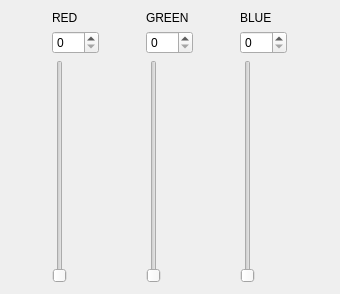
<?xml version="1.0" encoding="UTF-8"?>
<ui version="4.0">
 <class>Form</class>
 <widget class="QWidget" name="Form">
  <property name="geometry">
   <rect>
    <x>0</x>
    <y>0</y>
    <width>340</width>
    <height>294</height>
   </rect>
  </property>
  <property name="windowTitle">
   <string>Form</string>
  </property>
  <layout class="QGridLayout" name="gridLayout_4">
   <item row="0" column="0">
    <layout class="QGridLayout" name="gridLayout">
     <item row="0" column="0">
      <widget class="QLabel" name="labelRed">
       <property name="text">
        <string>RED</string>
       </property>
      </widget>
     </item>
     <item row="1" column="0">
      <widget class="QSpinBox" name="spinBoxRed">
       <property name="maximum">
        <number>255</number>
       </property>
      </widget>
     </item>
     <item row="2" column="0">
      <widget class="QSlider" name="verticalSliderRed">
       <property name="maximum">
        <number>255</number>
       </property>
       <property name="orientation">
        <enum>Qt::Vertical</enum>
       </property>
      </widget>
     </item>
    </layout>
   </item>
   <item row="0" column="1">
    <layout class="QGridLayout" name="gridLayout_2">
     <item row="0" column="0">
      <widget class="QLabel" name="labelGreen">
       <property name="text">
        <string>GREEN</string>
       </property>
      </widget>
     </item>
     <item row="1" column="0">
      <widget class="QSpinBox" name="spinBoxGreen">
       <property name="maximum">
        <number>255</number>
       </property>
      </widget>
     </item>
     <item row="2" column="0">
      <widget class="QSlider" name="verticalSliderGreen">
       <property name="maximum">
        <number>255</number>
       </property>
       <property name="orientation">
        <enum>Qt::Vertical</enum>
       </property>
      </widget>
     </item>
    </layout>
   </item>
   <item row="0" column="2">
    <layout class="QGridLayout" name="gridLayout_3">
     <item row="0" column="0">
      <widget class="QLabel" name="labelBlue">
       <property name="text">
        <string>BLUE</string>
       </property>
      </widget>
     </item>
     <item row="1" column="0">
      <widget class="QSpinBox" name="spinBoxBlue">
       <property name="maximum">
        <number>255</number>
       </property>
      </widget>
     </item>
     <item row="2" column="0">
      <widget class="QSlider" name="verticalSliderBlue">
       <property name="maximum">
        <number>255</number>
       </property>
       <property name="orientation">
        <enum>Qt::Vertical</enum>
       </property>
      </widget>
     </item>
    </layout>
   </item>
  </layout>
 </widget>
 <resources/>
 <connections>
  <connection>
   <sender>spinBoxRed</sender>
   <signal>valueChanged(int)</signal>
   <receiver>verticalSliderRed</receiver>
   <slot>setValue(int)</slot>
   <hints>
    <hint type="sourcelabel">
     <x>56</x>
     <y>41</y>
    </hint>
    <hint type="destinationlabel">
     <x>53</x>
     <y>83</y>
    </hint>
   </hints>
  </connection>
  <connection>
   <sender>verticalSliderRed</sender>
   <signal>valueChanged(int)</signal>
   <receiver>spinBoxRed</receiver>
   <slot>setValue(int)</slot>
   <hints>
    <hint type="sourcelabel">
     <x>52</x>
     <y>169</y>
    </hint>
    <hint type="destinationlabel">
     <x>72</x>
     <y>39</y>
    </hint>
   </hints>
  </connection>
  <connection>
   <sender>spinBoxGreen</sender>
   <signal>valueChanged(int)</signal>
   <receiver>verticalSliderGreen</receiver>
   <slot>setValue(int)</slot>
   <hints>
    <hint type="sourcelabel">
     <x>163</x>
     <y>37</y>
    </hint>
    <hint type="destinationlabel">
     <x>161</x>
     <y>81</y>
    </hint>
   </hints>
  </connection>
  <connection>
   <sender>verticalSliderGreen</sender>
   <signal>valueChanged(int)</signal>
   <receiver>spinBoxGreen</receiver>
   <slot>setValue(int)</slot>
   <hints>
    <hint type="sourcelabel">
     <x>161</x>
     <y>159</y>
    </hint>
    <hint type="destinationlabel">
     <x>182</x>
     <y>38</y>
    </hint>
   </hints>
  </connection>
  <connection>
   <sender>spinBoxBlue</sender>
   <signal>valueChanged(int)</signal>
   <receiver>verticalSliderBlue</receiver>
   <slot>setValue(int)</slot>
   <hints>
    <hint type="sourcelabel">
     <x>272</x>
     <y>38</y>
    </hint>
    <hint type="destinationlabel">
     <x>269</x>
     <y>79</y>
    </hint>
   </hints>
  </connection>
  <connection>
   <sender>verticalSliderBlue</sender>
   <signal>valueChanged(int)</signal>
   <receiver>spinBoxBlue</receiver>
   <slot>setValue(int)</slot>
   <hints>
    <hint type="sourcelabel">
     <x>272</x>
     <y>148</y>
    </hint>
    <hint type="destinationlabel">
     <x>287</x>
     <y>40</y>
    </hint>
   </hints>
  </connection>
 </connections>
</ui>
